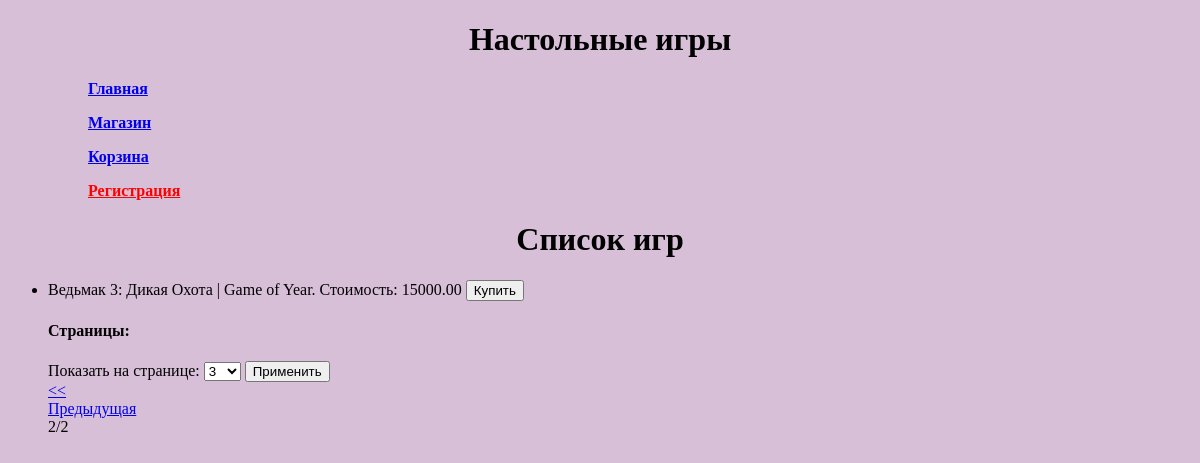
Page /games/?page=2 on the earlier database version.
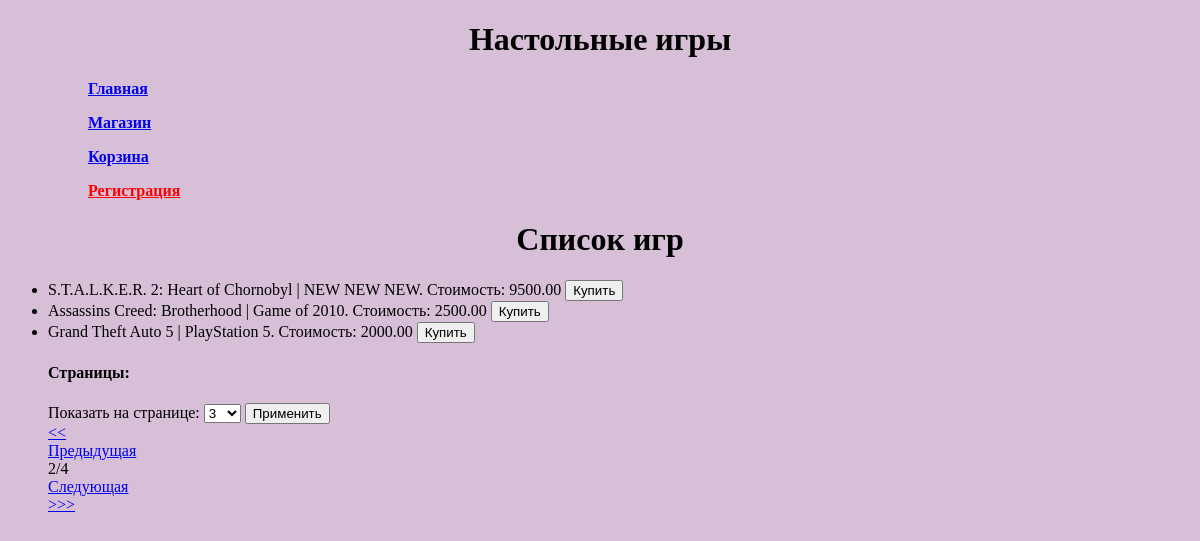
Same page on the later database version.
### task1/models.py (models this page shows, shortened)
class Games(models.Model):
    title = models.CharField(max_length=50)
    cost = models.DecimalField(max_digits=9, decimal_places=2)
    size = models.DecimalField(max_digits=10, decimal_places=3)
    description = models.TextField()
    age_limited = models.BooleanField(default=False)
    buyer = models.ManyToManyField(Buyer, related_name='Games')

### task1/views.py (the view)
# urls.py: path('games/', paginator_func),
def paginator_func(request):
    games = Games.objects.all().order_by('-id')
    per_page = request.GET.get('per_page',3)
    paginator = Paginator(games, per_page)
    page_number = request.GET.get('page')
    try:
        page_obj = paginator.get_page(page_number)
    except PageNotAnInteger:
        page_obj = paginator.page(1)
    except EmptyPage:
        page_obj = paginator.page(paginator.num_pages)
    context = {
        'page_obj': page_obj,
        'per_page': per_page,
    }
    return render(request, 'games.html', context)

### templates/games.html (shortened to what this page needs)
<!DOCTYPE html>
<html lang="en">
{% extends 'menu.html' %}
        {% block pagename %}
        <h1>Настольные игры</h1>
        {% endblock %}
        {% block menu %}
        {{ block.super }}
        {% endblock %}
    {% block content %}
    <h1>Список игр</h1>
    <ul>
        {% for game in page_obj %}
            <li>{{ game.title }} | {{ game.description }}. Стоимость: {{ game.cost }}
                    <button>Купить</button></li>
        {% empty %}
            <p>Нет игр.</p>
        {% endfor %}
    </ul>
    <div class="pagination">
        <ul>
        <h4>Страницы:</h4>
        <form method="get">
            <label for="per_page">Показать на странице:</label>
            <select id="per_page" name="per_page" >
                <option value="3">3</option>
            </select>
            <button type="submit" class="paginator_bt">Применить</button>
        </form>
            {% if page_obj.has_previous %}
                <a href="?page=1"><<</a>
                <br><a href="?page={{ page_posts.previous_page_number }}">Предыдущая</a>
            {% endif %}
            <br>{{ page_obj.number }}/{{ page_obj.paginator.num_pages }}
            {% if page_obj.has_next %}
                <br><a href="?page={{ page_obj.next_page_number }}">Следующая</a>
                <br><a href="?page={{ page_obj.paginator.num_pages }}">>>></a>
            {% endif %}
        </ul>
    </div>
    {% endblock %}

Differences in the rows shown:
no longer on this page (row unchanged): Games: title "Ведьмак 3: Дикая Охота", description "Game of Year", cost "15000.00"
added Games: title "S.T.A.L.K.E.R. 2: Heart of Chornobyl", description "NEW NEW NEW", cost "9500.00"
added Games: title "Assassins Creed: Brotherhood", description "Game of 2010", cost "2500.00"
added Games: title "Grand Theft Auto 5", description "PlayStation 5", cost "2000.00"
Other differences:
{{ page_obj.paginator.num_pages }}: "2" → "4"
text now shown: "Следующая >>>"
